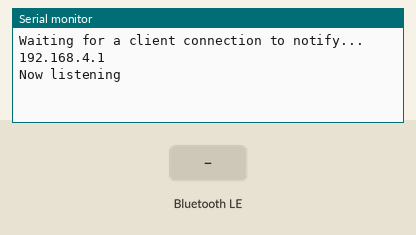
Recording of a sketch running on a simulated ESP32. Shown: the last lines printed to the serial monitor. The test bench sets the inputs (shaded band). Nothing arrives over Bluetooth unless stated; a phone connects over Bluetooth LE 3 s after start.

Above: at 1.2 s.
1.3 s: Bluetooth LE write "1" received
At 2.5 s:
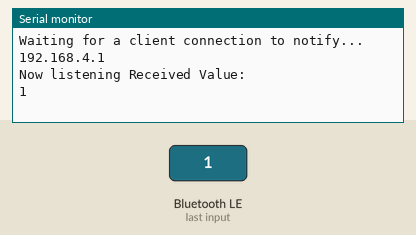
4.3 s: Bluetooth LE write "0" received
At 4.8 s:
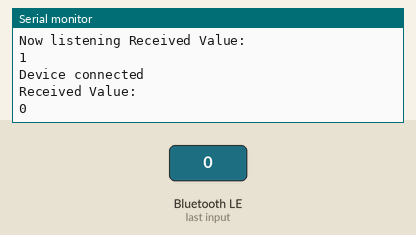
5.8 s: Bluetooth LE write "2" received
At 7.1 s:
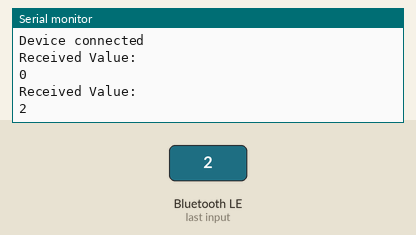
Timing chart, 0 to 8.8 s (numbered marks = the images above; inputs shaded):
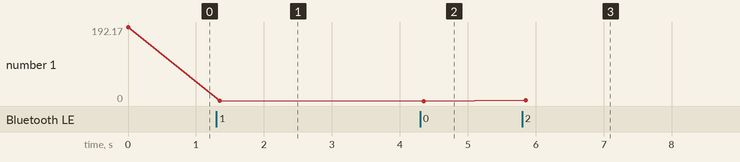

The sketch:

master.ino
```cpp
#include <WiFi.h>
#include <WiFiUdp.h>
#include <BLEDevice.h>
#include <BLEServer.h>
#include <BLEUtils.h>
#include <BLE2902.h>

const char* ssid = "ESP32-Access-Point";
const char* password = "12345678";

#define SERVICE_UUID        "4fafc201-1fb5-459e-8fcc-c5c9c331914b"
#define CHARACTERISTIC_UUID "beb5483e-36e1-4688-b7f5-ea07361b26a8"

WiFiUDP udp;
unsigned int localUdpPort = 1234;  // Port utilisé pour les communications UDP
char incomingPacket[255];  // Buffer pour stocker les paquets entrants
BLEServer* pServer = nullptr;
BLECharacteristic* pCharacteristic = nullptr;
bool deviceConnected = false;
bool oldDeviceConnected = false;
const IPAddress multicast_ip(239, 0, 0, 1);


class MyServerCallbacks: public BLEServerCallbacks {
  void onConnect(BLEServer* pServer) {
    deviceConnected = true;
    Serial.println("Device connected");
  };

  void onDisconnect(BLEServer* pServer) {
    Serial.println("Device disconnected");
    deviceConnected = false;
    BLEDevice::startAdvertising();
  }
};

class MyCallbacks: public BLECharacteristicCallbacks {
  void onWrite(BLECharacteristic *pCharacteristic) {
    String value = pCharacteristic->getValue();
    if (value.length() > 0) {
      Serial.println("Received Value: ");
      for (int i = 0; i < value.length(); i++) {
        Serial.print(value[i]);
        udp.beginPacket(IPAddress(239, 0, 0, 1), localUdpPort);
        udp.print(value[i]);
        udp.endPacket();
      }
      Serial.println();
    }
  }
};

void setup() {
  Serial.begin(115200);
  BLEDevice::init("Pulse");
  pServer = BLEDevice::createServer();
  pServer->setCallbacks(new MyServerCallbacks());
  BLEService *pService = pServer->createService(SERVICE_UUID);

  pCharacteristic = pService->createCharacteristic(
                      CHARACTERISTIC_UUID,
                      BLECharacteristic::PROPERTY_READ |
                      BLECharacteristic::PROPERTY_WRITE  |
                      BLECharacteristic::PROPERTY_NOTIFY
                    );
  pCharacteristic->addDescriptor(new BLE2902());
  pCharacteristic->setCallbacks(new MyCallbacks());

  pService->start();

  BLEAdvertising *pAdvertising = BLEDevice::getAdvertising();
  pAdvertising->addServiceUUID(SERVICE_UUID);
  BLEDevice::startAdvertising();
  Serial.println("Waiting for a client connection to notify...");

  WiFi.softAP(ssid, password);
  Serial.println(WiFi.softAPIP());

  udp.beginMulticast(IPAddress(239, 0, 0, 1), localUdpPort);

  Serial.printf("Now listening ");
}

void loop() {
  int packetSize = udp.parsePacket();
    if (packetSize) {
      int len = udp.read(incomingPacket, 255);
      if (len > 0) {
      incomingPacket[len] = 0;
      }
      Serial.printf("Message: %s\n", incomingPacket);
      pCharacteristic->setValue(incomingPacket);
      pCharacteristic->notify();
    }
}
```

Measured:
- after the input at 1.3 s, the serial monitor: prints a new line after 0.05 s (image 1)
- after the input at 4.3 s, the serial monitor: prints a new line after 0.05 s (image 2)
- after the input at 5.8 s, the serial monitor: prints a new line after 0.05 s (image 3)
- plotted number 1: 192.17 → 1 after the input at 1.3 s, 1 → 0 after the input at 4.3 s, 0 → 2 after the input at 5.8 s
